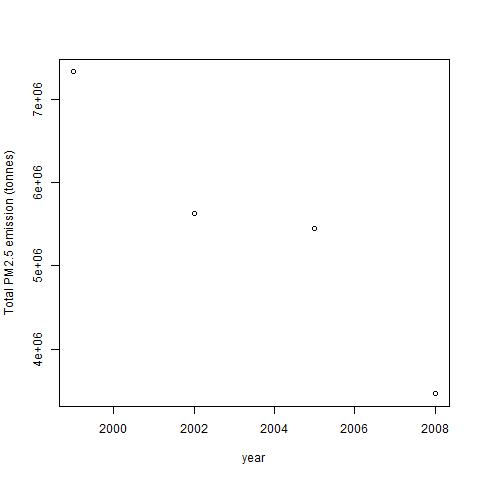

Write the R code that produced this figure.
#1
total.emit.yearly<- pm.summary %>% 
  group_by(year) %>%
  summarise(total.emission= sum(Emissions))
png(filename = 'plot1.png')
with(total.emit.yearly,
     plot(x= year, 
          y= total.emission,
          ylab = 'Total PM2.5 emission (tonnes)'))
dev.off()
